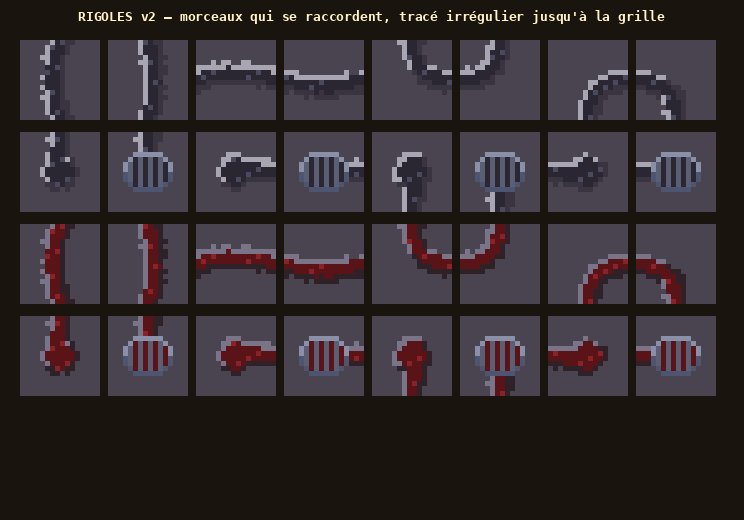

This chart was generated by the following Python code:
"""Rigoles v2 (Thomas, 2026-11-11 : « les rigoles devraient être moins régulières, et atteindre les voies d'évacuation »).
Une rigole est maintenant faite de morceaux qui se raccordent par le milieu des bords de la case (N, E, S, O) : droits
(deux variantes, légèrement courbés), virages arrondis, bout (une petite flaque d'où elle part) et évacuation (la
grille, avec le bout de rigole qui y entre). Bords de pierre un peu irréguliers. Deux couleurs : eau (cuisine) et sang
(torture). `pieces()` renvoie {nom: image 16 × 16} ; `python3 art/rigoles_v2.py` écrit la planche art/rigoles_v2.png.
"""
import math, os, random, sys
sys.path.insert(0, os.path.dirname(os.path.abspath(__file__)))
from PIL import Image, ImageDraw
from pix import font, hexrgb

EDGE = {"N": (7.5, -0.5), "S": (7.5, 15.5), "E": (15.5, 7.5), "W": (-0.5, 7.5)}
STYLE = {
    "water": {"deep": "#2a2632", "shine": "#4a4a5e", "lit": "#a8a6b2", "shade": "#3a3440"},
    "blood": {"deep": "#5a1418", "shine": "#8a2228", "lit": "#7a7488", "shade": "#2e2228"},
}


def curve(a, b, bend):
    """Points de a vers b en passant près du centre (virage arrondi, ou droite légèrement courbée)."""
    c = (7.5, 7.5)
    pts = []
    for i in range(33):
        t = i / 32
        x = (1 - t) ** 2 * a[0] + 2 * (1 - t) * t * c[0] + t * t * b[0]
        y = (1 - t) ** 2 * a[1] + 2 * (1 - t) * t * c[1] + t * t * b[1]
        if bend:  # droite : on la bombe un peu de côté
            nx, ny = -(b[1] - a[1]), b[0] - a[0]
            n = math.hypot(nx, ny) or 1
            off = bend * math.sin(math.pi * t)
            x += off * nx / n
            y += off * ny / n
        pts.append((x, y))
    return pts


def draw(lines, style, seed, blob=None, grate=False):
    st = {k: hexrgb(v) for k, v in STYLE[style].items()}
    rnd = random.Random(seed)
    noise = [[rnd.uniform(-0.45, 0.45) for _ in range(16)] for _ in range(16)]
    im = Image.new("RGBA", (16, 16))
    pts = [p for l in lines for p in l]
    for y in range(16):
        for x in range(16):
            best, near = 99.0, (0, 0)
            for (px, py) in pts:
                d = math.hypot(x - px, y - py)
                if d < best:
                    best, near = d, (px, py)
            if blob:
                d = math.hypot(x - blob[0], y - blob[1]) - 1.6
                if d < best:
                    best, near = max(d, 0), blob
            if grate:
                dg = ((x - 7.5) / 5.4) ** 2 + ((y - 7.5) / 4.4) ** 2
                if dg <= 1.0:
                    if dg <= 0.6:
                        c = st["deep"] if x % 2 else hexrgb("#5a5f74")
                    else:
                        c = hexrgb("#8a90a8") if y < 8 else hexrgb("#4e5570")
                    im.putpixel((x, y), c + (255,))
                    continue
            if best <= 1.15 + noise[y][x] * 0.4:
                c = st["shine"] if (x + 2 * y + seed) % 9 == 0 else st["deep"]
            elif best <= 2.25 + noise[y][x]:
                side = (x - near[0]) + (y - near[1])
                c = st["lit"] if side < 0 else st["shade"]
            else:
                continue
            im.putpixel((x, y), c + (255,))
    return im


def pieces():
    out = {}
    for style, pre in (("water", "gut"), ("blood", "bgut")):
        seed = 0
        for a, b in (("N", "S"), ("E", "W")):
            for v, bend in (("a", 1.4), ("b", -1.4)):
                seed += 1
                out[f"{pre}_{a}{b}{v}"] = draw([curve(EDGE[a], EDGE[b], bend)], style, seed)
        for a, b in (("N", "E"), ("N", "W"), ("S", "E"), ("S", "W")):
            seed += 1
            out[f"{pre}_{a}{b}"] = draw([curve(EDGE[a], EDGE[b], 0)], style, seed)
        for d in "NESW":
            seed += 1
            out[f"{pre}_{d}"] = draw([curve(EDGE[d], (7.5, 7.5), 0.6)], style, seed, blob=(7.5, 7.5))
            out[f"{pre}Drain_{d}"] = draw([curve(EDGE[d], (7.5, 7.5), 0)], style, seed + 50, grate=True)
    return out


if __name__ == "__main__":
    ps = pieces()
    S = 5
    sheet = Image.new("RGB", (40 + 8 * (16 * S + 8), 520), (26, 20, 14))
    d = ImageDraw.Draw(sheet)
    d.text((sheet.width // 2, 16), "RIGOLES v2 — morceaux qui se raccordent, tracé irrégulier jusqu'à la grille", fill=(255, 243, 200), font=font(13), anchor="mm")
    floor = hexrgb("#4a4450")
    names = list(ps)
    for k, n in enumerate(names):
        tile = Image.new("RGBA", (16, 16), floor + (255,))
        tile.alpha_composite(ps[n])
        x = 20 + (k % 8) * (16 * S + 8)
        y = 40 + (k // 8) * (16 * S + 12)
        sheet.paste(tile.convert("RGB").resize((16 * S, 16 * S), Image.NEAREST), (x, y))
    sheet.save("art/rigoles_v2.png")
    print(len(ps))
